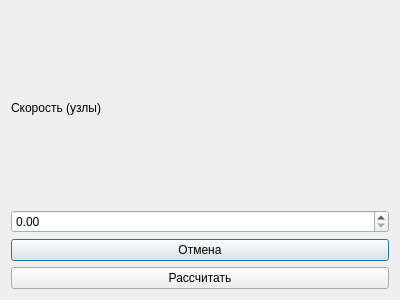
<ui version="4.0">
 <class>AswDialog</class>
 <widget class="QDialog" name="AswDialog">
  <property name="geometry">
   <rect>
    <x>0</x>
    <y>0</y>
    <width>400</width>
    <height>300</height>
   </rect>
  </property>
  <property name="windowTitle">
   <string>Расчет ASW</string>
  </property>
  <layout class="QVBoxLayout" name="verticalLayout">
   <item>
    <widget class="QLabel" name="label_speed">
     <property name="text">
      <string>Скорость (узлы)</string>
     </property>
    </widget>
   </item>
   <item>
    <widget class="QDoubleSpinBox" name="spin_speed"/>
   </item>
   <!-- Добавьте все поля аналогично (QSpinBox для направления, QDateTimeEdit -->
   <item>
    <widget class="QPushButton" name="btn_cancel">
     <property name="text">
      <string>Отмена</string>
     </property>
    </widget>
   </item>
   <item>
    <widget class="QPushButton" name="btn_calculate">
     <property name="text">
      <string>Рассчитать</string>
     </property>
    </widget>
   </item>
  </layout>
 </widget>
 <resources/>
 <connections/>
</ui>
